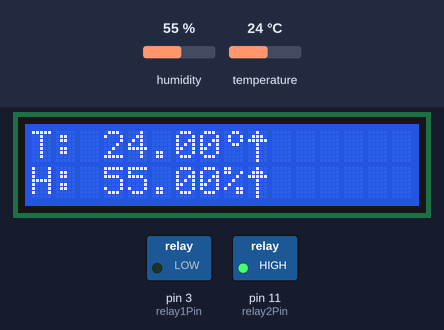
Bench run of a sketch on a simulated Arduino Uno, built with avr-gcc and run on an emulated ATmega328P. On the bench: 16×2 character LCD, switched loads named in the sketch (green lamp = pin HIGH). Inputs (shaded band) come from the test bench; at power-on: humidity 55 %, temperature 24 °C. What the sketch prints to the serial monitor is not drawn.

Above: at 5.6 s.
5.7 s: humidity set to 42 %
At 11.1 s:
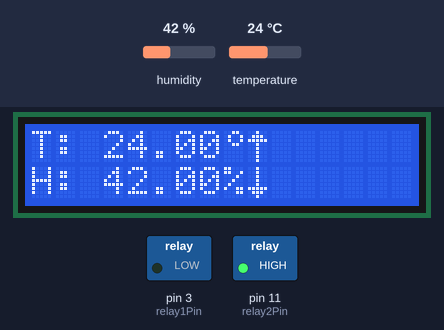
13.2 s: humidity set to 39 %
At 16.4 s:
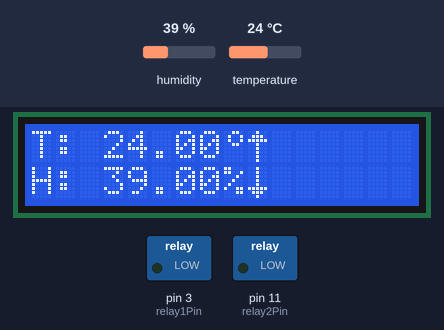
20.7 s: temperature set to 12 °C
At 26.0 s:
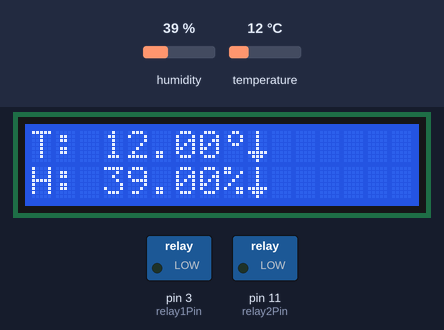
28.2 s: humidity set to 40 %
At 31.3 s:
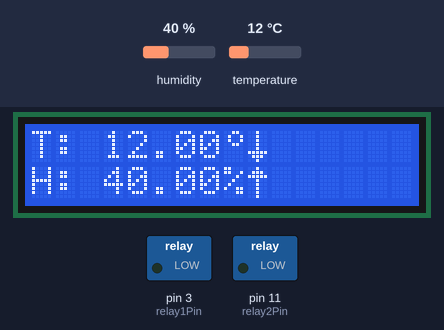
35.7 s: temperature set to 26.3 °C
At 40.9 s:
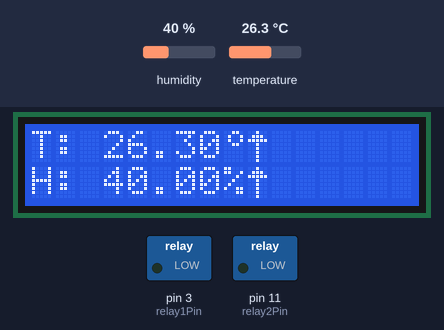
43.2 s: temperature set to 27.9 °C
At 46.2 s:
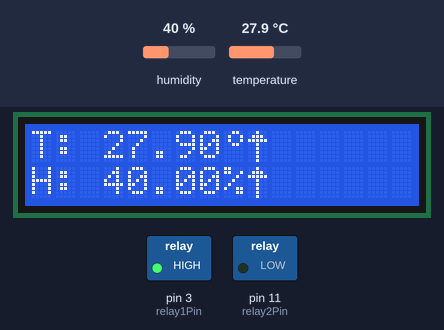
Timing chart, 0 to 47.7 s (numbered marks = the images above; inputs shaded):
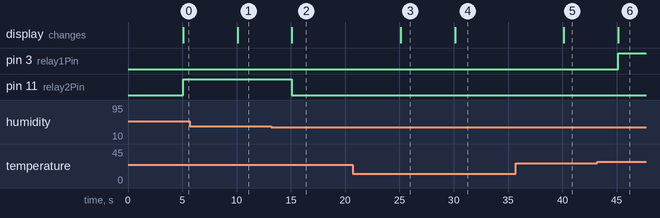

The sketch:

am2302.ino
```cpp
#include "DHT.h"
#include <LiquidCrystal.h>
#define DHTPIN 12
#define DHTTYPE DHT22 //DHT11, DHT21, DHT22

DHT dht(DHTPIN, DHTTYPE);
//const int buttonPin = 12;    // the number of the pushbutton pin


byte gradus[8] = {
  0b00110,
  0b01001,
  0b01001,
  0b00110,
  0b00000,
  0b00000,
  0b00000,
  0b00000
};

byte up[8] = {
  0b00100,
  0b01110,
  0b11111,
  0b00100,
  0b00100,
  0b00100,
  0b00100,
  0b00100
};

byte down[8] = {
  0b00100,
  0b00100,
  0b00100,
  0b00100,
  0b00100,
  0b11111,
  0b01110,
  0b00100
};


const int relay1Pin =  3;
const int relay2Pin =  11;

float h0=0;
float t0=0;

LiquidCrystal lcd(8, 9, 4, 5, 6, 7);

void setup()
{
  pinMode(relay1Pin, OUTPUT);
  pinMode(relay2Pin, OUTPUT);

  lcd.begin(16, 2);
  lcd.createChar(1, gradus);
  lcd.createChar(2, up);
  lcd.createChar(3, down);
  Serial.begin(9600);
  Serial.println("DHT22 - Test!");

  dht.begin();
}

void loop()
{

  //Serial.print(digitalRead(buttonPin));
  delay(5000);
  float h = dht.readHumidity();     //Luftfeuchte auslesen
  float t = dht.readTemperature();  //Temperatur auslesen

  // Prüfen ob eine gültige Zahl zurückgegeben wird. Wenn NaN (not a number) zurückgegeben wird, dann Fehler ausgeben.
  if (isnan(t) || isnan(h))
  {
    Serial.println("DHT22 konnte nicht ausgelesen werden");
  }
  else
  {
    Serial.print("Luftfeuchte: ");
    Serial.print(h);
    Serial.print(" %\t");
    Serial.print("Temperatur: ");
    Serial.print(t);
    Serial.println(" C");


    lcd.setCursor(0, 0);
    lcd.print("T: ");
    lcd.print(t);
    lcd.write(1);


    if( t>t0)
      lcd.write(2);
    else if (t==t0)
      ;
    else
      lcd.write(3);

    t0=t;


    lcd.setCursor(0, 1);
    lcd.print("H: ");
    lcd.print(h);
    lcd.print("%");

    if( h>h0)
      lcd.write(2);
    else if (h==h0)
        ;
    else
      lcd.write(3);

    h0=h;


    if (  t > 27.0)
    {
      digitalWrite(relay1Pin, HIGH);

    }
    else
      digitalWrite(relay1Pin, LOW);


    if (  h > 40.0)
    {
      digitalWrite(relay2Pin, HIGH);

    }
    else
      digitalWrite(relay2Pin, LOW);


  }
}
```

Measured:
- the behaviour switches between 41 and 40 % on humidity (found by bisection; images 1 and 2)
- the behaviour switches between 27 and 27.1 °C on temperature (found by bisection; images 5 and 6)
- after the input at 5.7 s, the display: changes after 4.4 s (image 1)
- after the input at 13.2 s, pin 11 (relay2Pin): HIGH → LOW after 1.9 s; the display: changes after 1.9 s (image 2)
- after the input at 20.7 s, the display: changes after 4.4 s (image 3)
- after the input at 28.2 s, the display: changes after 1.9 s (image 4)
- after the input at 35.7 s, the display: changes after 4.4 s (image 5)
- after the input at 43.2 s, pin 3 (relay1Pin): LOW → HIGH after 2.0 s; the display: changes after 2.0 s (image 6)
